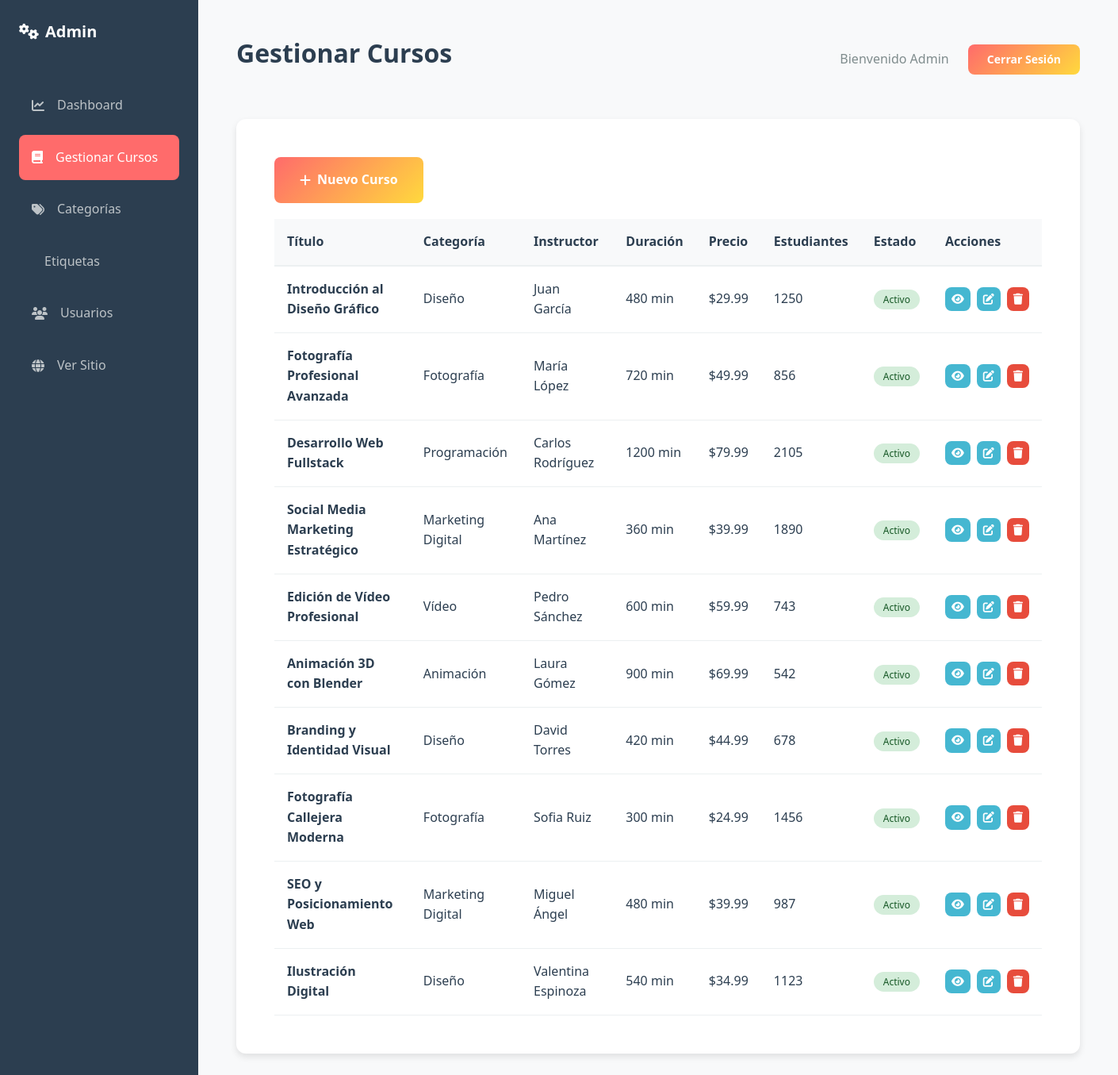
Page /admin/index.php?page=cursos on the committed database.
### tables this page shows
CREATE TABLE IF NOT EXISTS cursos (
    id INT AUTO_INCREMENT PRIMARY KEY,
    titulo VARCHAR(200) NOT NULL,
    descripcion TEXT NOT NULL,
    contenido LONGTEXT,
    imagen VARCHAR(255),
    duracion INT COMMENT 'Duración en minutos',
    nivel ENUM('principiante', 'intermedio', 'avanzado') DEFAULT 'principiante',
    instructor VARCHAR(150),
    instructor_email VARCHAR(150),
    precio DECIMAL(10, 2) DEFAULT 0,
    estudiantes INT DEFAULT 0,
    calificacion DECIMAL(3, 2) DEFAULT 5.00,
    slug VARCHAR(200) UNIQUE,
    categoria_id INT,
    estado ENUM('activo', 'inactivo', 'borrador') DEFAULT 'activo',
    fecha_creacion TIMESTAMP DEFAULT CURRENT_TIMESTAMP,
    fecha_actualizacion TIMESTAMP DEFAULT CURRENT_TIMESTAMP ON UPDATE CURRENT_TIMESTAMP,
    FOREIGN KEY (categoria_id) REFERENCES categorias(id) ON DELETE SET NULL,
    INDEX idx_slug (slug),
    INDEX idx_categoria (categoria_id),
    INDEX idx_estado (estado)
);

CREATE TABLE IF NOT EXISTS categorias (
    id INT AUTO_INCREMENT PRIMARY KEY,
    nombre VARCHAR(100) NOT NULL UNIQUE,
    descripcion TEXT,
    slug VARCHAR(100) UNIQUE,
    color VARCHAR(7) DEFAULT '#FF6B6B',
    icono VARCHAR(50),
    created_at TIMESTAMP DEFAULT CURRENT_TIMESTAMP,
    updated_at TIMESTAMP DEFAULT CURRENT_TIMESTAMP ON UPDATE CURRENT_TIMESTAMP
);

### admin/pages/cursos.php (the view)
<?php
$query = "SELECT c.*, cat.nombre as categoria_nombre
          FROM cursos c
          LEFT JOIN categorias cat ON c.categoria_id = cat.id
          ORDER BY c.fecha_creacion DESC";
$result = $conn->query($query);
?>
<div style="margin-bottom: 20px;">
    <a href="#" onclick="alert('Funcionalidad próxima: Crear nuevo curso')" class="btn-primary">
        <i class="fas fa-plus"></i> Nuevo Curso
    </a>
</div>
<div class="table-responsive">
    <table>
        <thead>
            <tr>
                <th>Título</th>
                <th>Categoría</th>
                <th>Instructor</th>
                <th>Duración</th>
                <th>Precio</th>
                <th>Estudiantes</th>
                <th>Estado</th>
                <th>Acciones</th>
            </tr>
        </thead>
        <tbody>
            <?php while ($curso = $result->fetch_assoc()): ?>
            <tr>
                <td><strong><?php echo htmlspecialchars($curso['titulo']); ?></strong></td>
                <td><?php echo $curso['categoria_nombre']; ?></td>
                <td><?php echo htmlspecialchars($curso['instructor']); ?></td>
                <td><?php echo $curso['duracion']; ?> min</td>
                <td>$<?php echo number_format($curso['precio'], 2); ?></td>
                <td><?php echo $curso['estudiantes']; ?></td>
                <td>
                    <span style="background: <?php echo $curso['estado'] === 'activo' ? '#d4edda' : '#f8d7da'; ?>;
                                 color: <?php echo $curso['estado'] === 'activo' ? '#155724' : '#721c24'; ?>;
                                 padding: 4px 12px; border-radius: 20px; font-size: 12px;">
                        <?php echo ucfirst($curso['estado']); ?>
                    </span>
                </td>
                <td>
                    <div class="action-buttons">
                        <a href="<?php echo SITE_URL; ?>course.php?slug=<?php echo $curso['slug']; ?>" class="btn-edit" target="_blank" title="Ver">
                            <i class="fas fa-eye"></i>
                        </a>
                        <button class="btn-edit" onclick="alert('Funcionalidad próxima: Editar')">
                            <i class="fas fa-edit"></i>
                        </button>
                        <button class="btn-delete" onclick="alert('Funcionalidad próxima: Eliminar')">
                            <i class="fas fa-trash"></i>
                        </button>
                    </div>
                </td>
            </tr>
            <?php endwhile; ?>
        </tbody>
    </table>
</div>

### assets/css/style.css (style rules this page uses)
:root { --primary: #FF6B6B; --primary-dark: #E74C3C; --secondary: #4ECDC4; --tertiary: #45B7D1; --dark: #2C3E50; --gray-dark: #34495E; --gray: #7F8C8D; --gray-light: #ECF0F1; --light: #F8F9FA; --white: #FFFFFF; --gradient-primary: linear-gradient(135deg, #FF6B6B 0%, #FFD93D 100%); --gradient-secondary: linear-gradient(135deg, #4ECDC4 0%, #44A08D 100%); --space-xs: 0.25rem; --space-sm: 0.5rem; --space-md: 1rem; --space-lg: 1.5rem; --space-xl: 2rem; --space-2xl: 3rem; --space-3xl: 4rem; --font-family: 'Segoe UI', Tahoma, Geneva, Verdana, sans-serif; --font-size-base: 16px; --font-size-sm: 14px; --font-size-lg: 18px; --font-size-xl: 20px; --font-size-2xl: 24px; --font-size-3xl: 32px; --font-size-4xl: 48px; --shadow-sm: 0 2px 4px rgba(0, 0, 0, 0.1); --shadow-md: 0 4px 8px rgba(0, 0, 0, 0.1); --shadow-lg: 0 8px 16px rgba(0, 0, 0, 0.1); --shadow-xl: 0 12px 24px rgba(0, 0, 0, 0.15); --radius-sm: 4px; --radius-md: 8px; --radius-lg: 12px; --radius-xl: 16px; --radius-full: 9999px; --transition: all 0.3s ease; --transition-fast: all 0.15s ease; }
* { margin: 0; padding: 0; box-sizing: border-box; }
html { font-size: var(--font-size-base); scroll-behavior: smooth; }
body { font-family: var(--font-family); background-color: var(--white); color: var(--dark); line-height: 1.6; overflow-x: hidden; }
a { color: var(--primary); text-decoration: none; transition: var(--transition-fast); }
.btn-primary, .btn-secondary { padding: var(--space-md) var(--space-xl); border: none; border-radius: var(--radius-md); font-weight: 600; cursor: pointer; transition: var(--transition-fast); display: inline-flex; align-items: center; justify-content: center; gap: var(--space-sm); font-size: var(--font-size-base); }
.btn-primary { background: var(--gradient-primary); color: var(--white); }
.table-responsive { overflow-x: auto; }
table { width: 100%; border-collapse: collapse; }
th { background: var(--light); padding: var(--space-md); text-align: left; font-weight: 600; border-bottom: 2px solid var(--gray-light); }
td { padding: var(--space-md); border-bottom: 1px solid var(--gray-light); }
.action-buttons { display: flex; gap: var(--space-sm); }
.btn-edit, .btn-delete { padding: var(--space-xs) var(--space-sm); border: none; border-radius: var(--radius-md); cursor: pointer; font-size: var(--font-size-sm); transition: var(--transition-fast); }
.btn-edit { background: var(--tertiary); color: var(--white); }
.btn-delete { background: #E74C3C; color: var(--white); }

### rows in the picture
cursos: titulo "Introducción al Diseño Gráfico", categoria.nombre "Diseño", instructor "Juan García", duracion "480", precio "29.99", estudiantes "1250", estado "Activo"
cursos: titulo "Fotografía Profesional Avanzada", categoria.nombre "Fotografía", instructor "María López", duracion "720", precio "49.99", estudiantes "856", estado "Activo"
cursos: titulo "Desarrollo Web Fullstack", categoria.nombre "Programación", instructor "Carlos Rodríguez", duracion "1200", precio "79.99", estudiantes "2105", estado "Activo"
cursos: titulo "Social Media Marketing Estratégico", categoria.nombre "Marketing Digital", instructor "Ana Martínez", duracion "360", precio "39.99", estudiantes "1890", estado "Activo"
cursos: titulo "Edición de Vídeo Profesional", categoria.nombre "Vídeo", instructor "Pedro Sánchez", duracion "600", precio "59.99", estudiantes "743", estado "Activo"
cursos: titulo "Animación 3D con Blender", categoria.nombre "Animación", instructor "Laura Gómez", duracion "900", precio "69.99", estudiantes "542", estado "Activo"
cursos: titulo "Branding y Identidad Visual", categoria.nombre "Diseño", instructor "David Torres", duracion "420", precio "44.99", estudiantes "678", estado "Activo"
cursos: titulo "Fotografía Callejera Moderna", categoria.nombre "Fotografía", instructor "Sofia Ruiz", duracion "300", precio "24.99", estudiantes "1456", estado "Activo"
cursos: titulo "SEO y Posicionamiento Web", categoria.nombre "Marketing Digital", instructor "Miguel Ángel", duracion "480", precio "39.99", estudiantes "987", estado "Activo"
cursos: titulo "Ilustración Digital", categoria.nombre "Diseño", instructor "Valentina Espinoza", duracion "540", precio "34.99", estudiantes "1123", estado "Activo"

### other values in the picture
$titles[$page] "Gestionar Cursos"
